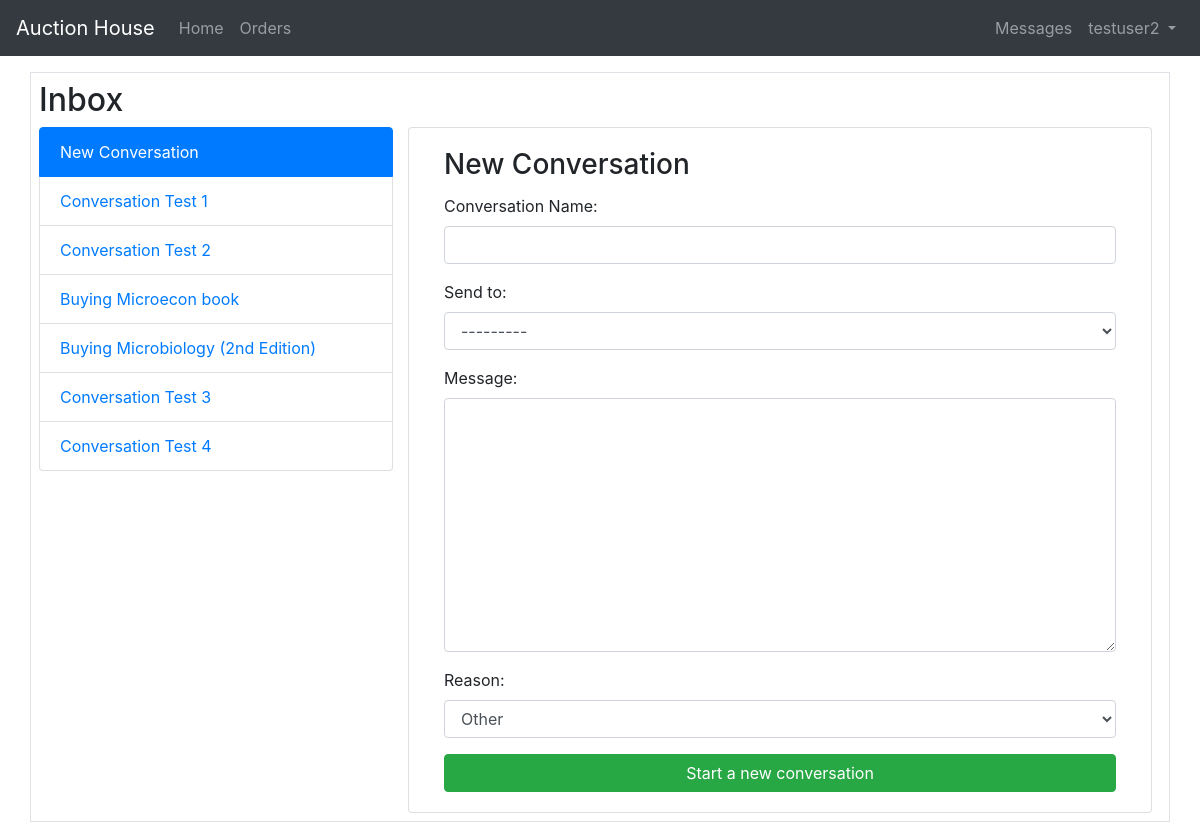
The page /messages/new_conversation (signed in) on the database as committed earlier.
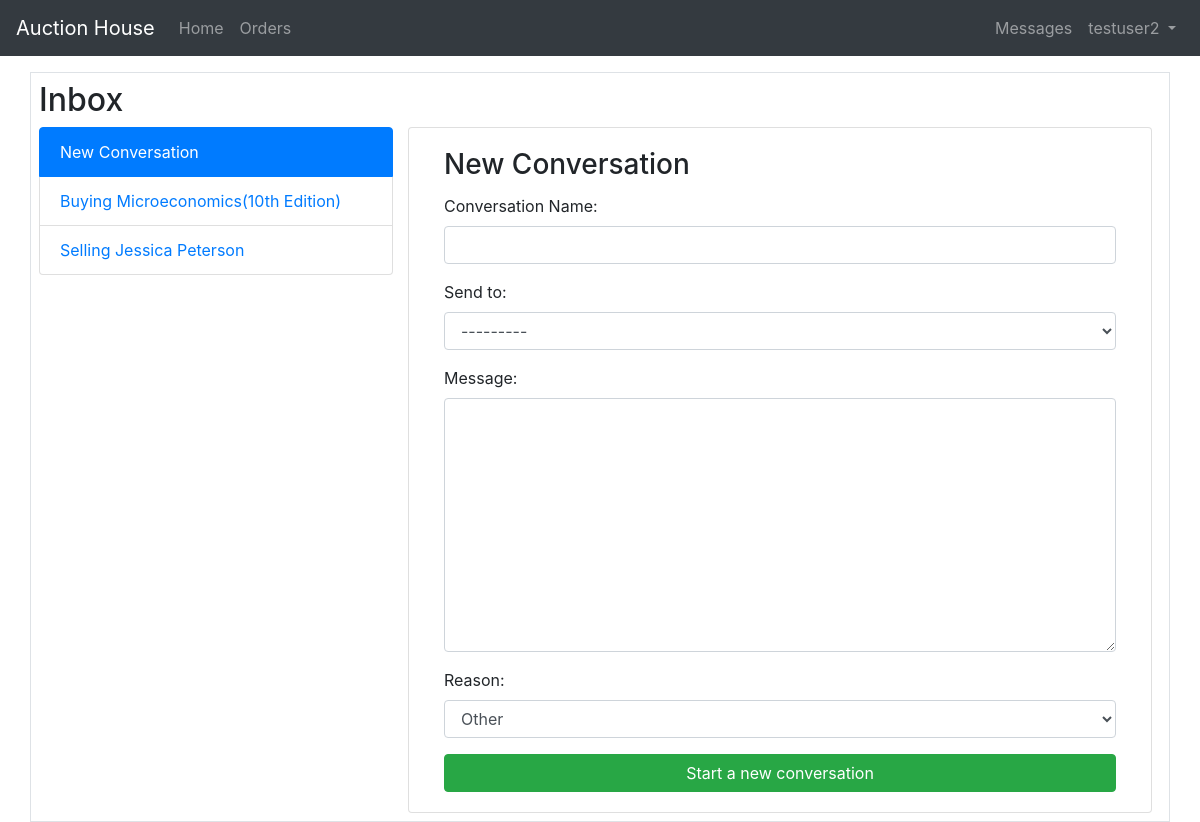
The same page on the database as committed later.
### dmessages/models.py (models this page shows, shortened)
class Conversation(models.Model):
    reason_choices=[
        ('Buy', 'Buy'),
        ('Sell', 'Sell'),
        ('Other', 'Other')
    ]
    name = models.CharField(max_length = 50)
    created_at = models.DateTimeField(auto_now_add=True)
    created_by = models.ForeignKey(User, on_delete=models.CASCADE, related_name='created_by')
    modified_at = models.DateTimeField(auto_now=True)
    send_to = models.ForeignKey(User, on_delete=models.CASCADE, related_name='Conversation')
    reason = models.CharField(max_length=100, choices=reason_choices, default='Other')

### dmessages/views.py (the view)
# urls.py: path('new_conversation', views.new_conversation, name='new_conversation'),
@login_required
def new_conversation(request):
    template = 'new_conversation2.html'
    queryset = Conversation.objects.filter(
        Q(created_by=request.user) |
        Q(send_to=request.user)
    ).order_by('-modified_at')
    form = NewConversationForm()
    context = {
        'conversations': queryset,
        'form': form
    }
    if request.method == 'POST':
        form = NewConversationForm(request.POST)
        if form.is_valid():
            conversation = form.save(commit=False)
            conversation.created_by = request.user
            conversation.save()
            Message.objects.create(
                conversation=conversation,
                sender=request.user,
                receiver=form.cleaned_data.get('send_to'),
                message=form.cleaned_data.get('message')
            )
            return redirect('inbox', pk=1)
    else:
        form = NewConversationForm()
    return render(request, template, context)

### dmessages/forms.py
class NewConversationForm(ModelForm):
    reason_choices=[
        ('Buy', 'I want to buy'),
        ('Sell', 'I want to sell'),
        ('Other', 'Other')
    ]
    message = forms.CharField(widget = forms.Textarea(), max_length=4000, required=True)
    class Meta:
        model = Conversation
        fields = ['name', 'send_to', 'message', 'reason']
        labels = {
            'name': 'Conversation Name'
        }

### templates/new_conversation2.html (shortened to what this page needs)
{% extends 'base.html' %}
{% load widget_tweaks %}
{% block content %}
<br>
<br>
<div class="container border mt-4 p-2">
    <h2> Inbox </h2>
<div class="row">
    <div class="col-4">
      <div class="list-group" id="list-tab" >
        <a class="list-group-item active" href="{% url 'new_conversation' %}"> New Conversation </a>
        {% for conversation in conversations %}
        <a class="list-group-item {% if conversation.id == pk %} active {% endif %}" id="list-home-list"  href="{% url 'inbox' conversation.id %}"  aria-controls="home">{{conversation.name}}</a>
        {% endfor %}
      </div>
    </div>
    <div class="col-8">
      <div class="row justify-content-center">
      <div class="card container-fluid mr-4" >
        <div class="card-body">
          <h3 class="card-title"> New Conversation </h3>
          <form method="post" novalidate>
            {% include "includes/form.html" %}
            <button type="submit" name="button" class="btn btn-success btn-block"> Start a new conversation </button>
          </form>
        </div>
      </div>
      </div>
    </div>
</div>
{% endblock content %}

Rows that differ between the two databases and show on the page:
removed Conversation: name "Conversation Test 1"
removed Conversation: name "Conversation Test 2"
removed Conversation: name "Buying Microecon book"
removed Conversation: name "Buying Microbiology (2nd Edition)"
removed Conversation: name "Conversation Test 3"
removed Conversation: name "Conversation Test 4"
added Conversation: name "Buying Microeconomics(10th Edition)"
added Conversation: name "Selling Jessica Peterson"
